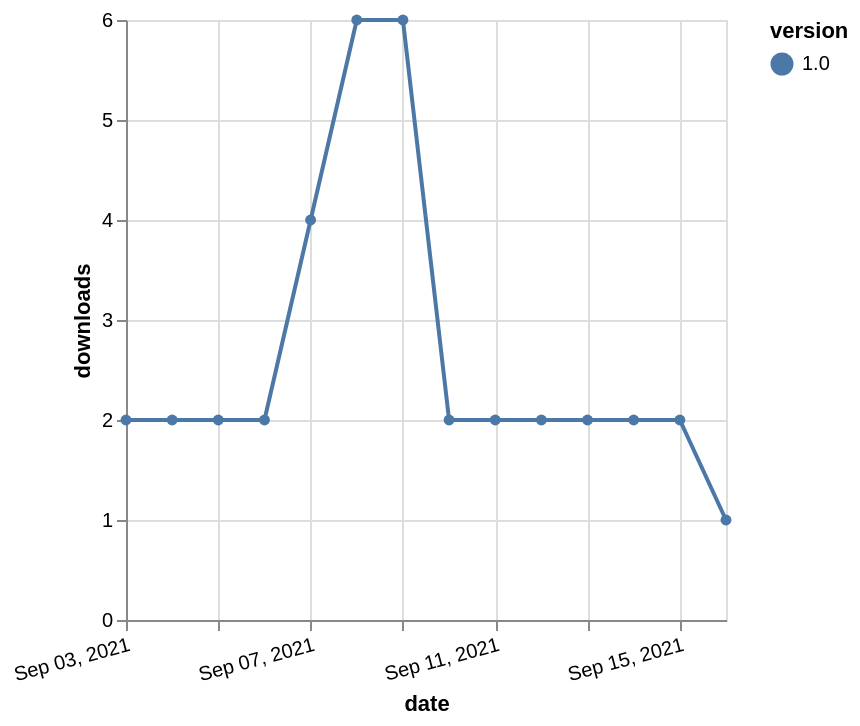

Source (Vega-Lite JSON):
### Vega-Lite specification from a JSON file in a GitHub repository (floating-point values rounded to 4 significant figures)
{"$schema": "https://vega.github.io/schema/vega-lite/v5.json", "description": "A simple bar chart with embedded data.", "data": {"values": [{"date": "2021-09-03", "total": 2536, "delta": 2, "version": "1.0"}, {"date": "2021-09-04", "total": 2538, "delta": 2, "version": "1.0"}, {"date": "2021-09-05", "total": 2540, "delta": 2, "version": "1.0"}, {"date": "2021-09-06", "total": 2542, "delta": 2, "version": "1.0"}, {"date": "2021-09-07", "total": 2546, "delta": 4, "version": "1.0"}, {"date": "2021-09-08", "total": 2552, "delta": 6, "version": "1.0"}, {"date": "2021-09-09", "total": 2558, "delta": 6, "version": "1.0"}, {"date": "2021-09-10", "total": 2560, "delta": 2, "version": "1.0"}, {"date": "2021-09-11", "total": 2562, "delta": 2, "version": "1.0"}, {"date": "2021-09-12", "total": 2564, "delta": 2, "version": "1.0"}, {"date": "2021-09-13", "total": 2566, "delta": 2, "version": "1.0"}, {"date": "2021-09-14", "total": 2568, "delta": 2, "version": "1.0"}, {"date": "2021-09-15", "total": 2570, "delta": 2, "version": "1.0"}, {"date": "2021-09-16", "total": 2571, "delta": 1, "version": "1.0"}]}, "width": "container", "mark": {"type": "line", "point": {"filled": true}}, "encoding": {"x": {"field": "date", "type": "temporal", "timeUnit": "yearmonthdate", "title": "date", "axis": {"labelAngle": -15}}, "y": {"field": "delta", "type": "quantitative", "title": "downloads"}, "color": {"field": "version", "type": "nominal"}, "tooltip": {"field": "delta"}}}
